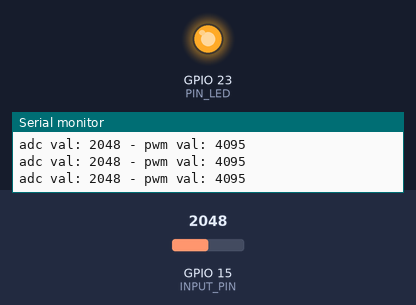
A sketch run on a simulated ESP32. Shown: output pins drawn as LEDs (lit = HIGH), the last lines printed to the serial monitor. The inputs (shaded band) are chosen by the test bench; at power-on: GPIO 15 (INPUT_PIN) = 2048.

Above: at 1.2 s.
1.3 s: GPIO 15 (INPUT_PIN) set to 1228
At 1.8 s:
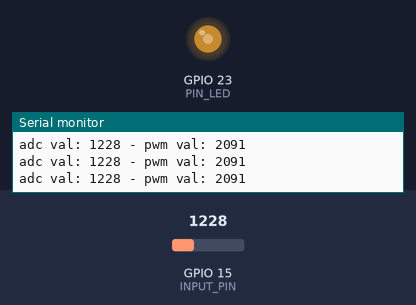
2.8 s: GPIO 15 (INPUT_PIN) set to 2047
At 3.2 s:
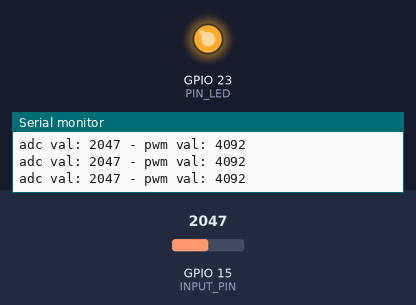
4.3 s: GPIO 15 (INPUT_PIN) set to 332
At 5.5 s:
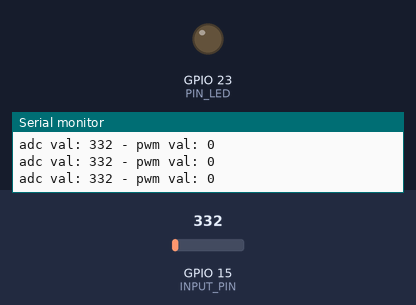
5.8 s: GPIO 15 (INPUT_PIN) set to 2088
At 7.0 s:
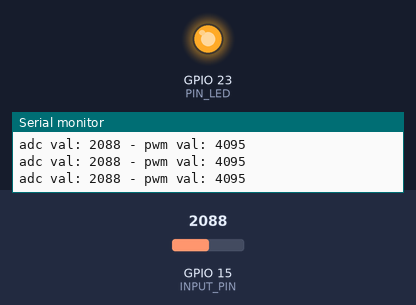
7.3 s: GPIO 15 (INPUT_PIN) set to 0
At 8.3 s:
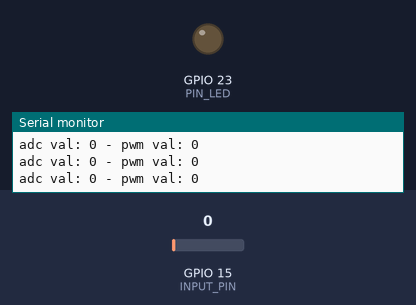
Timing chart, 0 to 9.8 s (numbered marks = the images above; inputs shaded):
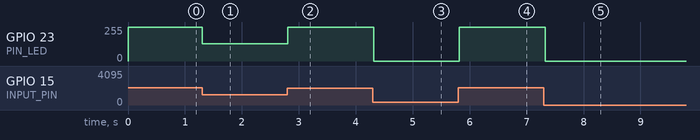

The sketch:

012_photoresistor_led.ino
```cpp
/**********************************************************************
* Filename    : 012_photoresistor_led
* Description : Using a photoresistor to control the brigthness
* of a LED via pwm.
* Auther      : Alternatives Solutions
* Modification: 2026/02/17
**********************************************************************/

#define INPUT_PIN         15       //define input analog Pin
#define PIN_LED           23
#define PWM_CHN           0       //PWM module channel
#define PWM_FRQ           1000    //
#define PWM_BIT           12      //
#define LIGHT_MIN         372     //
#define LIGHT_MAX         2048    //

#define DELAY_TIME        100

// the setup function runs once when you press reset or power the board
void setup() {
  ledcAttachChannel(PIN_LED, PWM_FRQ, PWM_BIT, PWM_CHN);

  Serial.begin(115200);
  Serial.println("\nESP32 Wrover initialization completed!");
//  Serial.println("Ready to handle data...\n");
}

// the loop function runs over and over again forever
void loop() {
  int adc_val = analogRead(INPUT_PIN);
  int c_val = constrain(adc_val, LIGHT_MIN, LIGHT_MAX);
  int pwm_val = map(c_val, LIGHT_MIN, LIGHT_MAX, 0, 4095);
  Serial.printf("adc val: %d - pwm val: %d \n", adc_val, pwm_val);
  ledcWrite(PIN_LED, pwm_val);
  delay(DELAY_TIME);
}
```

Measured:
- after the input at 1.3 s, GPIO 23 (PIN_LED): 255/255 → 130/255 at once
- after the input at 2.8 s, GPIO 23 (PIN_LED): 130/255 → 255/255 at once
- after the input at 4.3 s, GPIO 23 (PIN_LED): 255/255 → 0/255 at once
- after the input at 5.8 s, GPIO 23 (PIN_LED): 0/255 → 255/255 at once
- after the input at 7.3 s, GPIO 23 (PIN_LED): 255/255 → 0/255 at once
